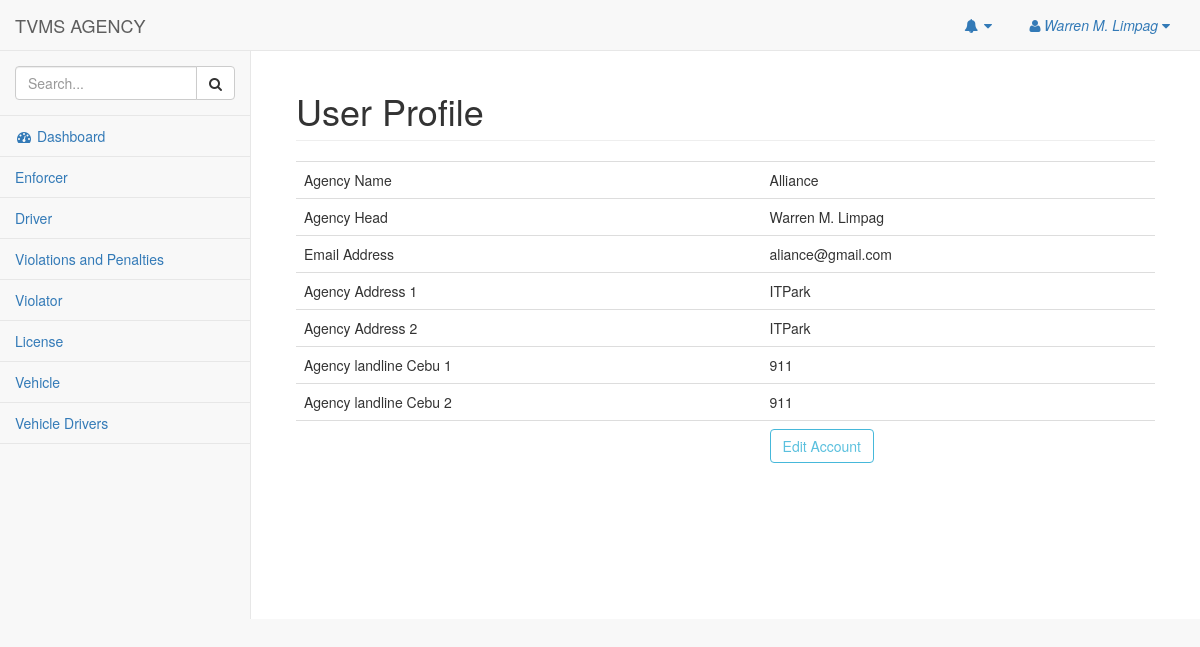
Before: /pages/profile.php (signed in) with the older database file.
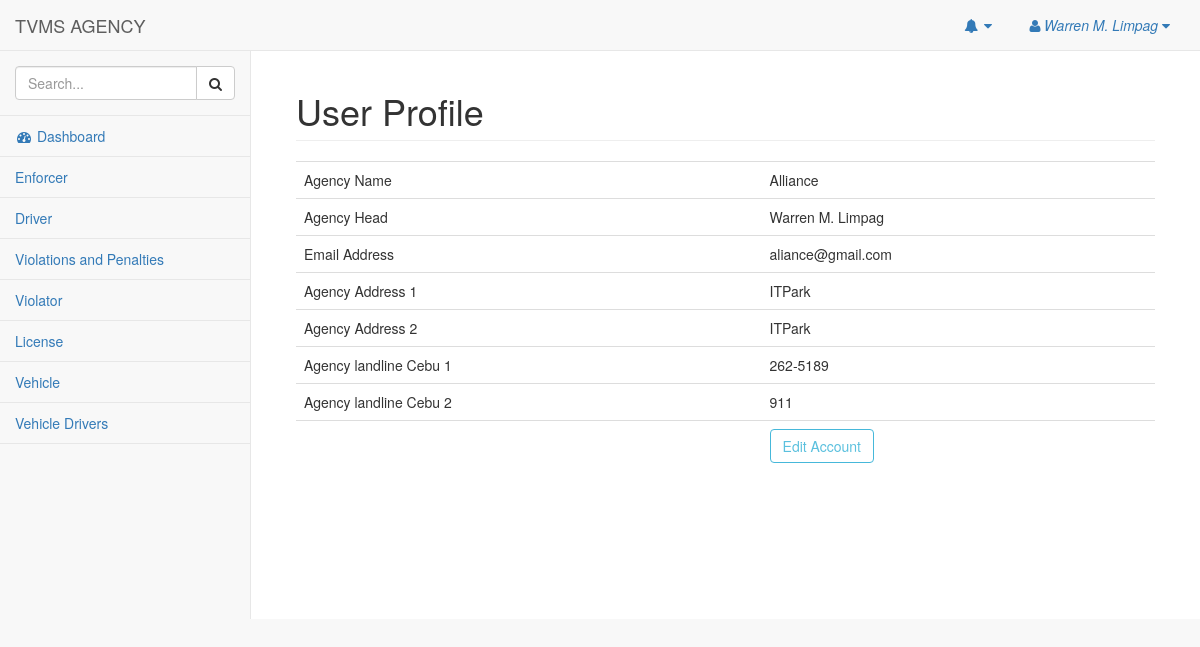
After: the same page with the newer database file.
### tables this page shows
CREATE TABLE `agency` (
  `agency_id` int(11) NOT NULL,
  `agency_name` varchar(100) NOT NULL,
  `agency_head` varchar(100) NOT NULL,
  `agency_email` varchar(100) NOT NULL,
  `agency_password` varchar(100) NOT NULL,
  `agency_address1` varchar(255) NOT NULL,
  `agency_address2` varchar(255) NOT NULL,
  `agency_tel1` char(11) NOT NULL,
  `agency_tel2` char(11) NOT NULL,
  `agency_status` varchar(20) NOT NULL,
  `agency_subStartDate` date NOT NULL,
  `agency_subExpiryDate` date NOT NULL,
  `agency_subFee` decimal(10,2) NOT NULL,
  `agency_subStatus` varchar(20) NOT NULL
);

### pages/model/agencyModel.php (called while the page is built, shortened)
<?php
require 'dbhelper/dbhelper.php';
Class Agency extends DBHelper{
    private $table = 'agency';
    function __construct(){
        return DBHelper::__construct();
    }
     function getAgencyById($ref_id){
         return DBHelper::getOne($this->table,'agency_id',$ref_id);
     }
}

### pages/dbhelper/dbhelper.php (called while the page is built, shortened)
<?php
Class DBHelper{
    private $host = "localhost";
    private $db = "tvms";
    private $user = "root";
    private $pass = "";
    private $conn;
    function __construct(){
        try{
            $this->conn = new PDO("mysql:host=$this->host;dbname=$this->db",$this->user,$this->pass);
        }catch(PDOException $e){
            echo $e->getMessage();
        }
    }
    function getOne($table,$fields_id,$ref_id){
        $sql = "SELECT * FROM $table WHERE $fields_id = ?";
        $stmt = $this->conn->prepare($sql);
        $stmt->execute($ref_id);
        $row = $stmt->fetch(PDO::FETCH_ASSOC);
        return $row;
    }
}

### pages/profile.php (the view, shortened to what this page needs)
<?php
    include_once 'model/agencyModel.php';
    $agency = new Agency();
?>
<!DOCTYPE html>
<html lang="en">
<head>
    <link href="../vendor/bootstrap/css/bootstrap.min.css" rel="stylesheet">
    <link href="../dist/css/sb-admin-2.css" rel="stylesheet">
    <link href="../vendor/font-awesome/css/font-awesome.min.css" rel="stylesheet" type="text/css">
</head>
<body>
        <?php
        include_once 'model/agencyModel.php';
        include_once "nav.php"; ?>
        <div id="page-wrapper">
            <div class="container-fluid">
                <div class="row">
                    <div class="col-lg-12">
                        <h1 class="page-header">User Profile</h1>
                    </div>
                </div>
                <table class="table">
                    <?php
                        $datas = $agency->getAgencyById(array($_SESSION['id']));
                    ?>
                    <tr>
                        <td>Agency Name</td>
                        <td><?php echo $datas['agency_name'] ?></td>
                    </tr>
                    <tr>
                        <td>Agency Head</td>
                        <td><?php echo $datas['agency_head'] ?></td>
                    </tr>
                    <tr>
                        <td>Email Address</td>
                        <td><?php echo $datas['agency_email'] ?></td>
                    </tr>
                    <tr>
                        <td>Agency Address 1</td>
                        <td><?php echo $datas['agency_address1'] ?></td>
                    </tr>
                    <tr>
                        <td>Agency Address 2</td>
                        <td><?php echo $datas['agency_address2'] ?></td>
                    </tr>
                    <tr>
                        <td>Agency landline Cebu 1</td>
                        <td><?php echo $datas['agency_tel1'] ?></td>
                    </tr>
                    <tr>
                        <td>Agency landline Cebu 2</td>
                        <td><?php echo $datas['agency_tel2'] ?></td>
                    </tr>
                    <tr>
                        <td></td>
                        <td><a href="#edit<?php echo $datas['agency_id'] ?>" data-toggle="modal" style="text-decoration:none" class="btn btn-outline btn-info" >Edit Account</button></td>
                    </tr>
                </table>
            </div>
    </div>
    </div>
</body>
</html>

Changed rows visible on the page:
changed agency "Alliance": agency_tel1 "911" → "262-5189"
